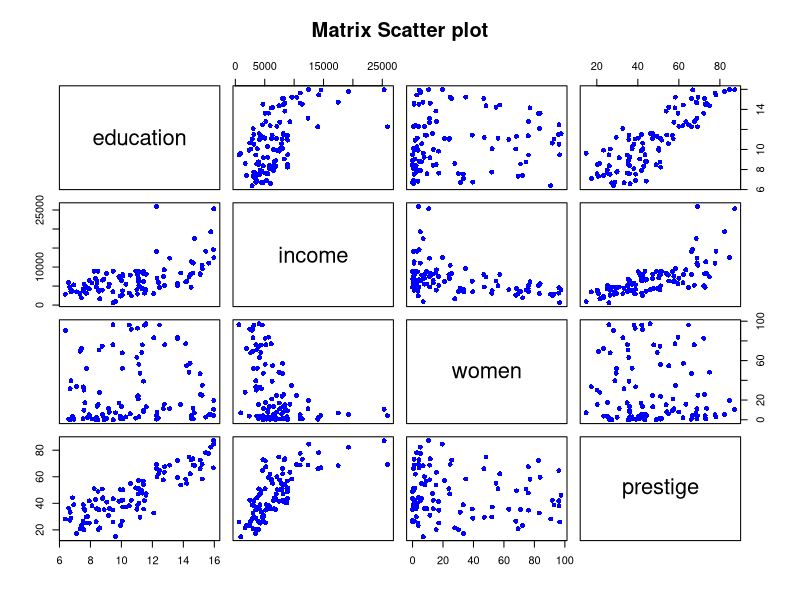

Reproduce this figure in R.
#13일차

#다중선형 회귀분석(multiple linear regression analysis)

#다중선형 회귀모델: 여러개의 독립변수를 다루는 회귀모델. 어떤 결과에 영향을 미치는 요인이 하나이기보다는 여러 개인 경우가 
#                   대부분이기 때문에 다중선형 회귀분석(모델)에 대한 이해는 중요

#회귀식: y=w1X1+w2X2+...+wnXn+b

#독립변수가 n개인 다중선형 회귀에서 주어진 자료를 이용해
#w1,w2,..., wn,b의 값을 알아내는 회귀모델

#R에서 다중선형 회귀모델 생성에도 lm() 함수 사용

library(tidyverse)

install.packages("car")
library(car)

str(Prestige)
head(Prestige)
Prestige
#eudcation 교육연수(독립), income 연봉(종속), women 여성비율(독립), prestige 직군에 대한 평판(종속)

newdata <- Prestige[,c(1:4)]
head(newdata)
plot(newdata, pch=16, col='blue',
     main='Matrix Scatter plot')
c <- data.frame(Prestige$education,
                Prestige$income,
                  Prestige$women,
                  Prestige$prestige)
cor(c)

#다중선형 회귀모델 생성
model <-  lm(income ~ education + prestige +women , data=newdata)
model


#회귀모델의 결과를 이용한 회귀식
income=(-253.8)+(177.2*newdata$education+
                     141.4*newdata$prestige-
                     50.9*newdata$women)
income

#다중선형 회귀모델에 대한 값 확인
coef(model)                     #매개변수(계수) 값 확인-w값, b값
fitted(model)                   #훈련 집합에 있는 샘플에 대한 예측값   
residuals(model)                #잔차
deviance(model)                 #잔차 제곱합
deviance(model)/length(newdata$education) #평균제곱오차(MSE)

#생성된 다중선형 회귀모델에 대한 요약
summary(model)

#
#다중선형 회귀모델에서 변수 선택
# :종속변수를 설명하는데 도움이 되는 독립변수가 다수 존재한다.
# 그런데 모든 독립변수가 종속변수를 설명하는데 동일하게 기여하는 것은 아니다.
# 어떤 변수는 기여도가 높고 어떤 변수는 기여도가 낮다.
#
# 기여도가 낮거나 거의 없는 변수들은 모델에서 제외하는 것이 좋다.
# 적은 변수를 이용해 현실을 잘 설명할 수 있는 것이 좋은 모델이기 때문이다.
#
# R에서 모델에 기여하는 변수들을 선별할 수 있는 stepAIC() 함수 제공. 독립변수 기여도를 평가해보고 낮은 걸 알아서 빼는 함수. 모델 재구성.

newdata2 <- Prestige[,c(1:5)]
model2 <- lm(income~.,data = newdata2)
summary(model2)

library(MASS)

model3 <- stepAIC(model2)
model3

summary(model2)
#Multiple R-squared:  0.6436,	Adjusted R-squared:  0.6289 
summary(model3)
#Multiple R-squared:   0.64,	Adjusted R-squared:  0.6327 

#쓸데없는 변수를 제거해서 설명력이 더 올라감.

#linear regression ->예측이 목적. 예측결과가 실수로 나온다.(0~1 사이로 나옴. 즉 반올림한다는 것.)
#logistic regression -> 회귀를 이용한 분류(classification)

#2-2 로지스틱 회귀분석(logistic regression analysis)

# 회귀모델에서 종속 변수의 값의 형태가 범주형 값인 경우를 다루기 위해서 만들어진 통계적 모델
#
# 주어진 데이터로부터 어떤 범주를 예측하는 분야를 회귀와 구분하여 분류(classification)라 하고 분류 문제를 회구방법으로 해결하고자
# 개발된 회귀분석

#로지스틱 회귀도 기본적으로 회귀기법이기 때문에 종속변수는 숫자로 표현되어야 한다.

#예) YES와 NO는 0과 1로 변환.
#예) setoda, versicolor, verginica는 1,2,3 과 같이 숫자로 바꾼 후에 로지스틱 회귀 적용.

iris.new <- iris
iris.new$Species <- as.integer(iris.new$Species)
head(iris.new)
tail(iris.new)

#로지스틱 회귀모델 생성 선형모델과 다른 함수 사용, 
iris_model <- glm(Species~., data=iris.new)     #species가 종속변수, ~.은 나머지들이 독립변수가 된것을 뜻함.
iris_model

#매개변수 확인
coef(iris_model)

#로지스틱 회귀모델 요약 .이 붙은 것은 기여도가 낮다는 뜻.
summary(iris_model)

#로지스틱 회귀 모델을 통한 분류
unknown <- data.frame(rbind(c(5.1,3.5,1.4,0.2)))
names(unknown) <- names(iris)[1:4]
unknown

#Species=1.18649525 - (0.11190585*5.1) -
#                     (0.04007949*3.5) +
#                     (0.22864503*1.4) +
#                     (0.60925205*0.2)
#모델에서 구한 값을 직접 대입해서 식으로 만든 것. 이 식을 대신해서 해주는 함수가

t=1.18649525 - (0.11190585*5.1) -
                       (0.04007949*3.5) +
                       (0.22864503*1.4) +
                       (0.60925205*0.2)
t
#둘의 결과는 같음.
pred <- predict(iris_model, unknown)
pred

round(pred,0) #예측결과(소수 첫째 자리에서 반올림) 즉 정수만 취하겠다는 뜻.

#예측값에 대한 실제 품종 이름 알아보기
pred <- round(pred,0)
#levels() 펙터 타입의 자료에 대해 어떤 종류값인지 출력.
levels(iris$Species)[pred]


#linear regression은 대각선 직선으로 그래프 형성. 직선을 찾는 것. 연속형.

#logistic regression은 s자 그래프(sigmoid() 함수), 0~1 사이의 값이 나옴. 그래서 round로 예측값이 1인지 0인지 반올림해서 구분. 범주형.
#softmax() 여러 변수 중 가장 큰 값을 찾아내는 것. 

#다수 데이터에 대한 예측
test <- iris[,1:4]

pred <- predict(iris_model, test)
pred <- round(pred,0)
pred

#예측 정확도 확인
answer <- as.integer(iris$Species)
pred==answer
acc <- mean(pred==answer)
acc #정확도가 97.33%라는 거.10개 중 9개는 분류한다는 뜻.

#220~225는 설명. 264 로지스틱 회귀 283 차원축소 기법342 워드 클라우드 400
